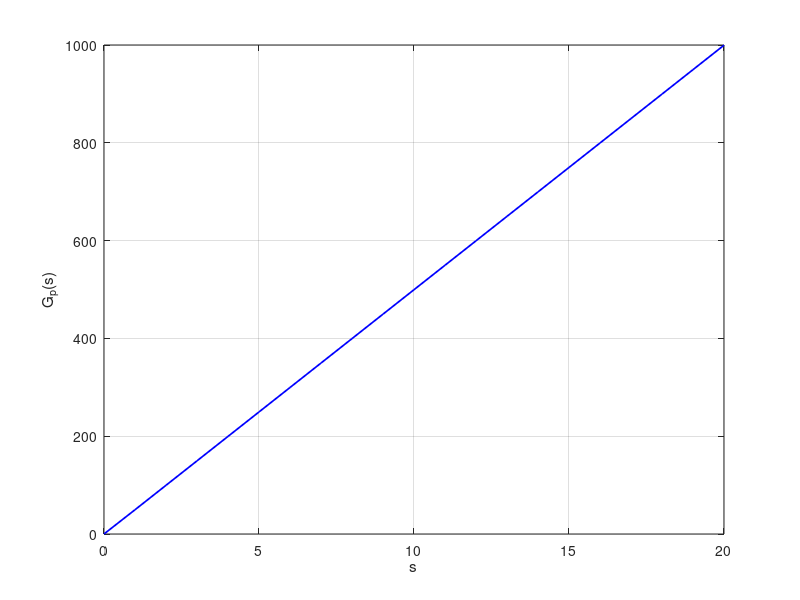

Write the MATLAB code that produced this figure.
% 创建传递函数模型
num = 523500;          % 分子的系数
den = [1, 87.35, 10470, 0]; % 分母的系数，s^3 + 87.35s^2 + 10470s

Gp = tf(num, den);

t = [0 : 20];
% 绘制阶跃响应曲线
figure;
y = step(Gp,t);
% plot(t, y,'p-','MarkerFaceColor','r','MarkerEdgeColor','r','LineWidth',1.25,'Color','b');
plot(t, y,'-','LineWidth',1.25,'Color','b');
% 添加标题和标签
xlabel('s');
ylabel('G_p(s)');

grid on; % 添加网格线
